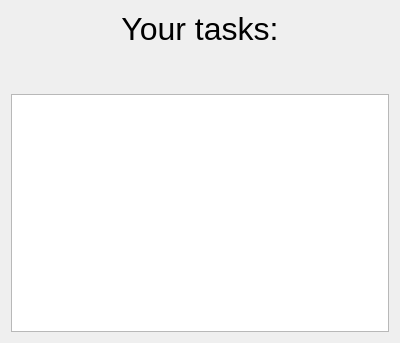
<?xml version="1.0" encoding="UTF-8"?>
<ui version="4.0">
 <class>tasks_list_Dialog</class>
 <widget class="QDialog" name="tasks_list_Dialog">
  <property name="geometry">
   <rect>
    <x>0</x>
    <y>0</y>
    <width>400</width>
    <height>343</height>
   </rect>
  </property>
  <property name="windowTitle">
   <string>Dialog</string>
  </property>
  <layout class="QGridLayout" name="gridLayout">
   <item row="0" column="0">
    <widget class="QLabel" name="label">
     <property name="text">
      <string>&lt;html&gt;&lt;head/&gt;&lt;body&gt;&lt;p&gt;&lt;span style=&quot; font-size:24pt;&quot;&gt;              Your tasks:&lt;/span&gt;&lt;/p&gt;&lt;p&gt;&lt;br/&gt;&lt;/p&gt;&lt;/body&gt;&lt;/html&gt;</string>
     </property>
     <property name="alignment">
      <set>Qt::AlignBottom|Qt::AlignHCenter</set>
     </property>
    </widget>
   </item>
   <item row="1" column="0">
    <widget class="QListWidget" name="tasksList_listWidget"/>
   </item>
  </layout>
 </widget>
 <resources/>
 <connections/>
</ui>
